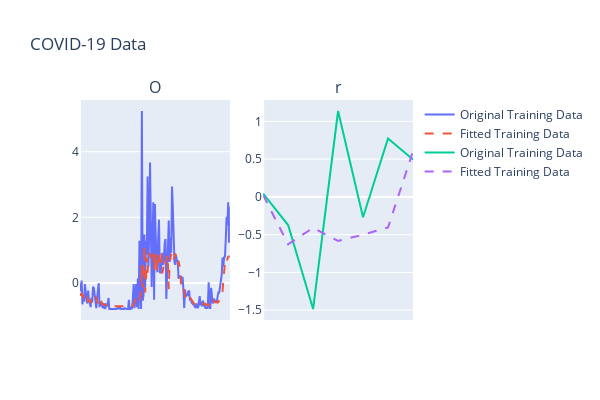

The notebook cell saved with this chart:
### Markdown cell above
### stacked LSTM

### Code cell
stacked_lstm_model = Sequential()
stacked_lstm_model.add(LSTM(100, dropout=0.2, return_sequences=True, input_shape=(X_train_seq.shape[1], X_train_seq.shape[2])))
stacked_lstm_model.add(LSTM(50, dropout=0.2, return_sequences=False))  # No need for input_shape here
stacked_lstm_model.add(Dense(8, activation='relu'))
stacked_lstm_model.add(Dense(1, activation='linear'))
K.set_epsilon(1)
stacked_lstm_model.compile(optimizer=Adam(learning_rate=0.001), loss=MeanAbsoluteError(), metrics=[MeanAbsolutePercentageError()])
stacked_lstm_model.summary()


# training
early_stopping = EarlyStopping(monitor='val_loss', patience=20, restore_best_weights=True)
reduce_lr = ReduceLROnPlateau(monitor='val_loss', factor=0.9, patience=5, min_lr=0.00000001)

history = stacked_lstm_model.fit(X_train_seq, y_train_seq, epochs=100, batch_size=16, validation_split=0.2, verbose=1)


# plot the loss function
plt.plot(history.history['loss'], label='Training loss')
plt.plot(history.history['val_loss'], label='Validation loss')
plt.legend()


# visualization the result
y_pred_train = stacked_lstm_model.predict(X_train_seq).reshape(-1,1)
y_pred_test = stacked_lstm_model.predict(X_test_seq).reshape(-1,1)

num_dates = len(df['Date'])
step = max(1, num_dates // 15)
display_dates = df['Date'][::step]

fig = make_subplots(
    rows=1, cols=2,
    subplot_titles=("Original Training Data"),
    shared_xaxes=True
)

fig.add_trace(go.Scatter(x=np.arange(len(X_train) - sequence_length + 1), y=y_train_seq.flatten(), mode='lines', name='Original Training Data'), row=1, col=1)
fig.add_trace(go.Scatter(x=np.arange(len(X_train) - sequence_length + 1), y=y_pred_train.flatten(), mode='lines', name='Fitted Training Data', line=dict(dash='dash')), row=1, col=1)

fig.add_trace(go.Scatter(x=np.arange(len(X_test) - sequence_length + 1), y=y_test_seq.flatten(), mode='lines', name='Original Training Data'), row=1, col=2)
fig.add_trace(go.Scatter(x=np.arange(len(X_test) - sequence_length + 1), y=y_pred_test.flatten(), mode='lines', name='Fitted Training Data', line=dict(dash='dash')), row=1, col=2)

fig.update_layout(
    height=400, width=600,
    title_text="COVID-19 Data",
    hovermode='x unified'
)

for i in range(1, 2):
    for j in range(1, 3):
        fig.update_xaxes(
            tickvals=display_dates,
            tickformat="%b %d\n%Y",
            tickangle=45,
            row=i, col=j
        )
fig.show()


# Compute score metrics
# Convert to tensors
y_true_tf = tf.convert_to_tensor(y_test_seq.reshape(-1), dtype=tf.float32)
y_pred_tf = tf.convert_to_tensor(y_pred_test.reshape(-1), dtype=tf.float32)

# Initialize the metrics
mae_metric = tf.keras.metrics.MeanAbsoluteError()
mse_metric = tf.keras.metrics.MeanSquaredError()

# Update the state with the true and predicted values
mae_metric.update_state(y_true_tf, y_pred_tf)
mse_metric.update_state(y_true_tf, y_pred_tf)

# Calculate MAE and MSE
mae = mae_metric.result().numpy()
mse = mse_metric.result().numpy()

# Calculate RMSE
rmse = np.sqrt(mse)

# Calculate R² score
total_error = tf.reduce_sum(tf.square(y_true_tf - tf.reduce_mean(y_true_tf)))
unexplained_error = tf.reduce_sum(tf.square(y_true_tf - y_pred_tf))
r2_score = 1 - tf.divide(unexplained_error, total_error).numpy()

print(f"MAE: {mae}")
print(f"RMSE: {rmse}")
print(f"R² score: {r2_score}")


# save the model
stacked_lstm_model.save("./checkpoints/stacked_lstm.h5")

### Figure 1 — Plotly figure (JSON) as saved in the notebook; plotly's stock layout.template omitted (floating-point values rounded to 4 significant figures; data arrays with more than 128 entries replaced by an {"elided": "..."} marker saying what was removed)
{"data": [{"mode": "lines", "name": "Original Training Data", "type": "scatter", "x": {"elided": "186 int values"}, "xaxis": "x", "y": {"elided": "185 float values"}, "yaxis": "y"}, {"line": {"dash": "dash"}, "mode": "lines", "name": "Fitted Training Data", "type": "scatter", "x": {"elided": "186 int values"}, "xaxis": "x", "y": {"elided": "185 float values"}, "yaxis": "y"}, {"mode": "lines", "name": "Original Training Data", "type": "scatter", "x": [0, 1, 2, 3, 4, 5, 6, 7], "xaxis": "x2", "y": [0.04342, -0.3734, -1.485, 1.138, -0.2692, 0.7728, 0.495], "yaxis": "y2"}, {"line": {"dash": "dash"}, "mode": "lines", "name": "Fitted Training Data", "type": "scatter", "x": [0, 1, 2, 3, 4, 5, 6, 7], "xaxis": "x2", "y": [0.02304, -0.627, -0.4096, -0.5838, -0.5005, -0.4051, 0.6038], "yaxis": "y2"}], "layout": {"annotations": [{"font": {"size": 16}, "showarrow": false, "text": "O", "x": 0.225, "xanchor": "center", "xref": "paper", "y": 1, "yanchor": "bottom", "yref": "paper"}, {"font": {"size": 16}, "showarrow": false, "text": "r", "x": 0.775, "xanchor": "center", "xref": "paper", "y": 1, "yanchor": "bottom", "yref": "paper"}], "height": 400, "hovermode": "x unified", "title": {"text": "COVID-19 Data"}, "width": 600, "xaxis": {"anchor": "y", "domain": [0, 0.45], "tickangle": 45, "tickformat": "%b %d\n%Y", "tickvals": ["2021-04-05T00:00:00", "2021-04-18T00:00:00", "2021-05-01T00:00:00", "2021-05-14T00:00:00", "2021-05-27T00:00:00", "2021-06-09T00:00:00", "2021-06-22T00:00:00", "2021-07-05T00:00:00", "2021-07-18T00:00:00", "2021-07-31T00:00:00", "2021-08-13T00:00:00", "2021-08-26T00:00:00", "2021-09-08T00:00:00", "2021-09-21T00:00:00", "2021-10-04T00:00:00", "2021-10-17T00:00:00"]}, "xaxis2": {"anchor": "y2", "domain": [0.55, 1], "tickangle": 45, "tickformat": "%b %d\n%Y", "tickvals": ["2021-04-05T00:00:00", "2021-04-18T00:00:00", "2021-05-01T00:00:00", "2021-05-14T00:00:00", "2021-05-27T00:00:00", "2021-06-09T00:00:00", "2021-06-22T00:00:00", "2021-07-05T00:00:00", "2021-07-18T00:00:00", "2021-07-31T00:00:00", "2021-08-13T00:00:00", "2021-08-26T00:00:00", "2021-09-08T00:00:00", "2021-09-21T00:00:00", "2021-10-04T00:00:00", "2021-10-17T00:00:00"]}, "yaxis": {"anchor": "x", "domain": [0, 1]}, "yaxis2": {"anchor": "x2", "domain": [0, 1]}}}
